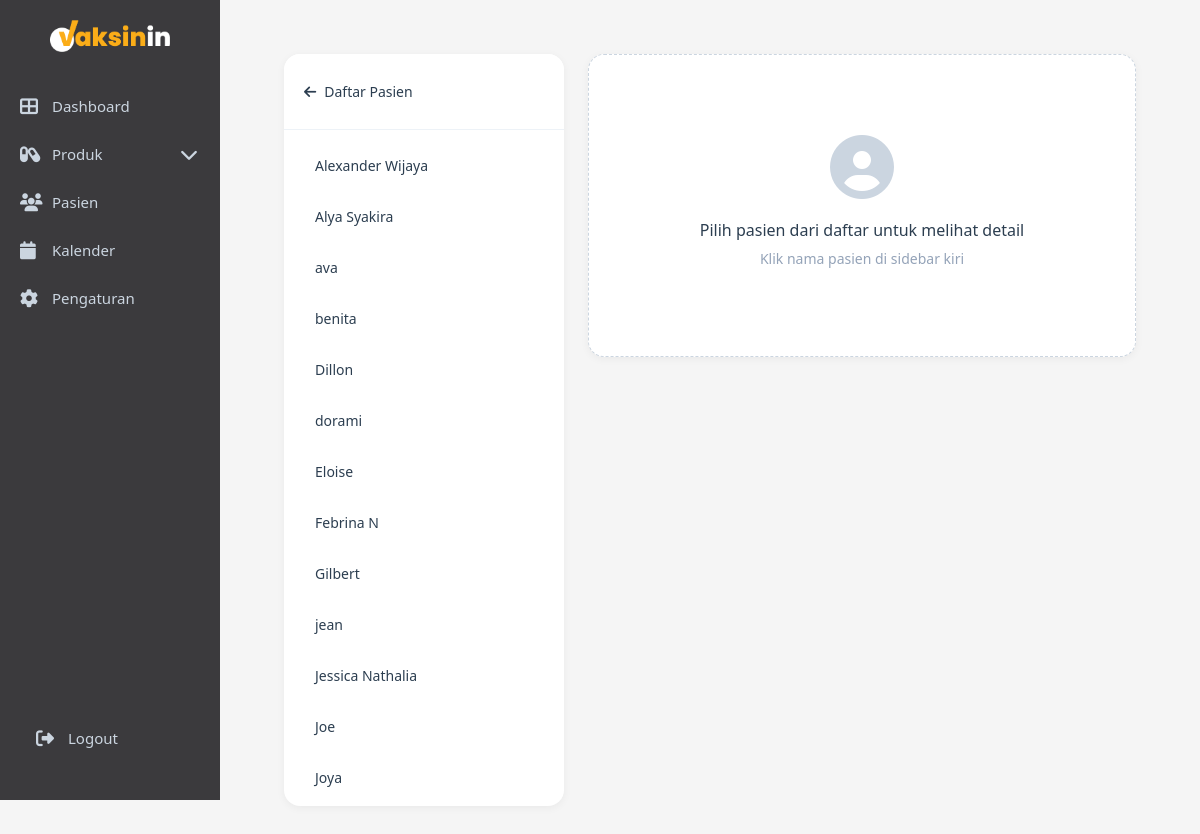
Page /admin/patient_detail.php on the committed database.
### tables this page shows
CREATE TABLE `patients` (
  `id` int NOT NULL,
  `no_rekam_medis` varchar(20) NOT NULL,
  `nama_lengkap` varchar(100) NOT NULL,
  `nama_panggilan` varchar(50) DEFAULT NULL,
  `tanggal_lahir` date NOT NULL,
  `usia` int DEFAULT NULL,
  `kategori_usia` enum('Anak','Dewasa') NOT NULL,
  `jenis_kelamin` enum('L','P') NOT NULL,
  `nik` varchar(16) DEFAULT NULL,
  `paspor` varchar(20) DEFAULT NULL,
  `kebangsaan` varchar(50) DEFAULT 'Indonesia',
  `pekerjaan` varchar(100) DEFAULT NULL,
  `nama_wali` varchar(100) DEFAULT NULL,
  `riwayat_alergi` text,
  `riwayat_penyakit` text,
  `riwayat_obat` text,
  `pelayanan` varchar(50) NOT NULL,
  `created_at` timestamp NOT NULL DEFAULT CURRENT_TIMESTAMP,
  `updated_at` timestamp NOT NULL DEFAULT CURRENT_TIMESTAMP ON UPDATE CURRENT_TIMESTAMP
);

### admin/patient_detail.php (the view, shortened to what the rows shown need)
<?php
include "../config.php";
$patient_id = isset($_GET['id']) ? intval($_GET['id']) : 0;
$query_all_patients = "SELECT id, nama_lengkap FROM patients ORDER BY nama_lengkap ASC";
$result_all_patients = mysqli_query($conn, $query_all_patients);
?>
<!DOCTYPE html>
<html lang="id">
<head>
    <link rel="stylesheet" href="css/admin.css">
    <link rel="stylesheet" href="css/patient_detail.css">
    <link rel="stylesheet" href="css/sidebar-toggle.css">
    <link rel="stylesheet" href="https://cdnjs.cloudflare.com/ajax/libs/font-awesome/6.4.0/css/all.min.css">
</head>
<body>
    <div class="main-content">
        <div class="patient-detail-container">
            <div class="patient-list-sidebar">
                <div class="patient-list">
                    <?php while ($patient = mysqli_fetch_assoc($result_all_patients)): ?>
                        <a href="?id=<?= $patient['id'] ?>"
                           class="patient-item <?= $patient['id'] == $patient_id ? 'active' : '' ?>">
                            <?= htmlspecialchars($patient['nama_lengkap']) ?>
                        </a>
                    <?php endwhile; ?>
                </div>
            </div>
        </div>
    </div>
</body>
</html>

### rows in the picture
patients: nama_lengkap "Alexander Wijaya"
patients: nama_lengkap "Alya Syakira"
patients: nama_lengkap "ava"
patients: nama_lengkap "benita"
patients: nama_lengkap "Dillon"
patients: nama_lengkap "dorami"
patients: nama_lengkap "Eloise"
patients: nama_lengkap "Febrina N"
patients: nama_lengkap "Gilbert"
patients: nama_lengkap "jean"
patients: nama_lengkap "Jessica Nathalia"
patients: nama_lengkap "Joe"
patients: nama_lengkap "Joya"
